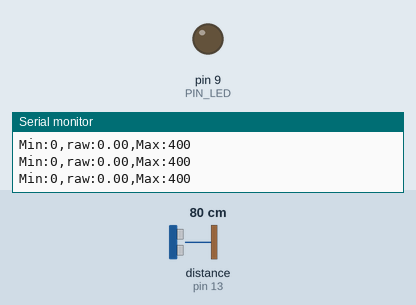
A sketch run on a simulated Arduino Uno, built with avr-gcc and run on an emulated ATmega328P. Shown: output pins drawn as LEDs (lit = HIGH), the last lines printed to the serial monitor. Wiring (inferred from the names in the program): ultrasonic range finder: trigger pin 12; echo pin 13. The inputs (shaded band) are chosen by the test bench; at power-on: distance to the obstacle (sensor on pin 13) 80 cm. The echo pulse lasts 58.3 µs per cm; pins used as bus, display or sensor lines are not drawn.

Above: at 1.2 s.
1.3 s: distance to the obstacle (sensor on pin 13) set to 18 cm
At 2.3 s:
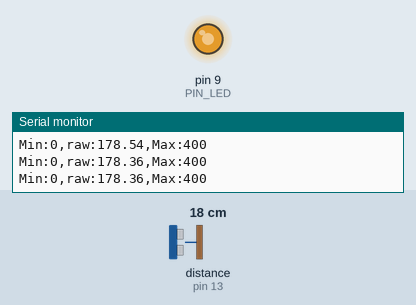
Timing chart, 0 to 4.3 s (numbered marks = the images above; inputs shaded):
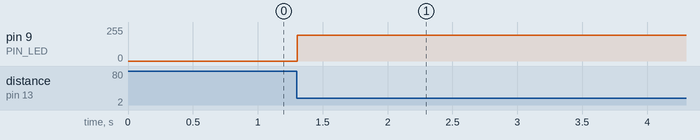

The sketch:

08_example_2.ino
```cpp
// Arduino pin assignment
#define PIN_LED 9
#define PIN_TRIG 12
#define PIN_ECHO 13

// configurable parameters
#define SND_VEL 346.0 // sound velocity at 24 celsius degree (unit: m/s)
#define INTERVAL 25 // sampling interval (unit: ms)
#define _DIST_MIN 100 // minimum distance to be measured (unit: mm)
#define _DIST_MAX 300 // maximum distance to be measured (unit: mm)

// global variables
float timeout; // unit: us
float dist_min, dist_max, dist_raw; // unit: mm
unsigned long last_sampling_time; // unit: ms
float scale; // used for pulse duration to distance conversion
int b;

void setup() {
// initialize GPIO pins
  pinMode(PIN_LED,OUTPUT);
  pinMode(PIN_TRIG,OUTPUT);
  digitalWrite(PIN_TRIG, LOW);
  pinMode(PIN_ECHO,INPUT);

// initialize USS related variables
  dist_min = _DIST_MIN;
  dist_max = _DIST_MAX;
  timeout = (INTERVAL / 2) * 1000.0; // precalculate pulseIn() timeout value. (unit: us)
  dist_raw = 0.0; // raw distance output from USS (unit: mm)
  scale = 0.001 * 0.5 * SND_VEL;
  b = 255;
// initialize serial port
  Serial.begin(57600);

// initialize last sampling time
  last_sampling_time = 0;
}

void loop() {
// wait until next sampling time.
// millis() returns the number of milliseconds since the program started. Will overflow after 50 days.
  if(millis() < last_sampling_time + INTERVAL) return;

// get a distance reading from the USS
  dist_raw = USS_measure(PIN_TRIG,PIN_ECHO);

// output the read value to the serial port
  Serial.print("Min:0,");
  Serial.print("raw:");
  Serial.print(dist_raw);
  Serial.print(",");
  Serial.println("Max:400");

// turn on the LED if the distance is between dist_min and dist_max
  if(dist_raw > 100.0){
    if(dist_raw <= 201.0){
      analogWrite(PIN_LED, b);
    }
    if(dist_raw <= 190.0){
      analogWrite(PIN_LED, b - 30);
    }
    if(dist_raw <= 180.0){
      analogWrite(PIN_LED, b - 60);
    }
    if(dist_raw <= 170.0){
      analogWrite(PIN_LED, b - 90);
    }
    if(dist_raw <= 160.0){
      analogWrite(PIN_LED, b - 120);
    }
    if(dist_raw <= 150.0){
      analogWrite(PIN_LED, b - 150);
    }
    if(dist_raw <= 140.0){
      analogWrite(PIN_LED, b - 180);
    }
    if(dist_raw <= 130.0){
      analogWrite(PIN_LED, b - 210);
    }
    if(dist_raw <= 120.0){
      analogWrite(PIN_LED, b - 240);
    }
    if(dist_raw <= 110.0){
      analogWrite(PIN_LED, b - 250);
    }
    if(dist_raw <= 102.0){
      analogWrite(PIN_LED, b - 255);
    }
  } else{
    analogWrite(PIN_LED, 0);
  }


// update last sampling time
  last_sampling_time += INTERVAL;
}

// get a distance reading from USS. return value is in millimeter.
float USS_measure(int TRIG, int ECHO)
{
  float reading;
  digitalWrite(TRIG, HIGH);
  delayMicroseconds(10);
  digitalWrite(TRIG, LOW);
  reading = pulseIn(ECHO, HIGH, timeout) * scale; // unit: mm
  if(reading < dist_min || reading > dist_max) reading = 0.0; // return 0 when out of range.
  return reading;
  // Pulse duration to distance conversion example (target distance = 17.3m)
  // - round trip distance: 34.6m
  // - expected pulse duration: 0.1 sec, or 100,000us
  // - pulseIn(ECHO, HIGH, timeout) * 0.001 * 0.5 * SND_VEL
  //           = 100,000 micro*sec * 0.001 milli/micro * 0.5 * 346 meter/sec
  //           = 100,000 * 0.001 * 0.5 * 346 * micro * sec * milli * meter
  //                                           ----------------------------
  //                                           micro * sec
  //           = 100 * 173 milli*meter = 17,300 mm = 17.3m
  // pulseIn() returns microseconds.
}
```

Measured:
- after the input at 1.3 s, pin 9 (PIN_LED): 0/255 → 195/255 at once
